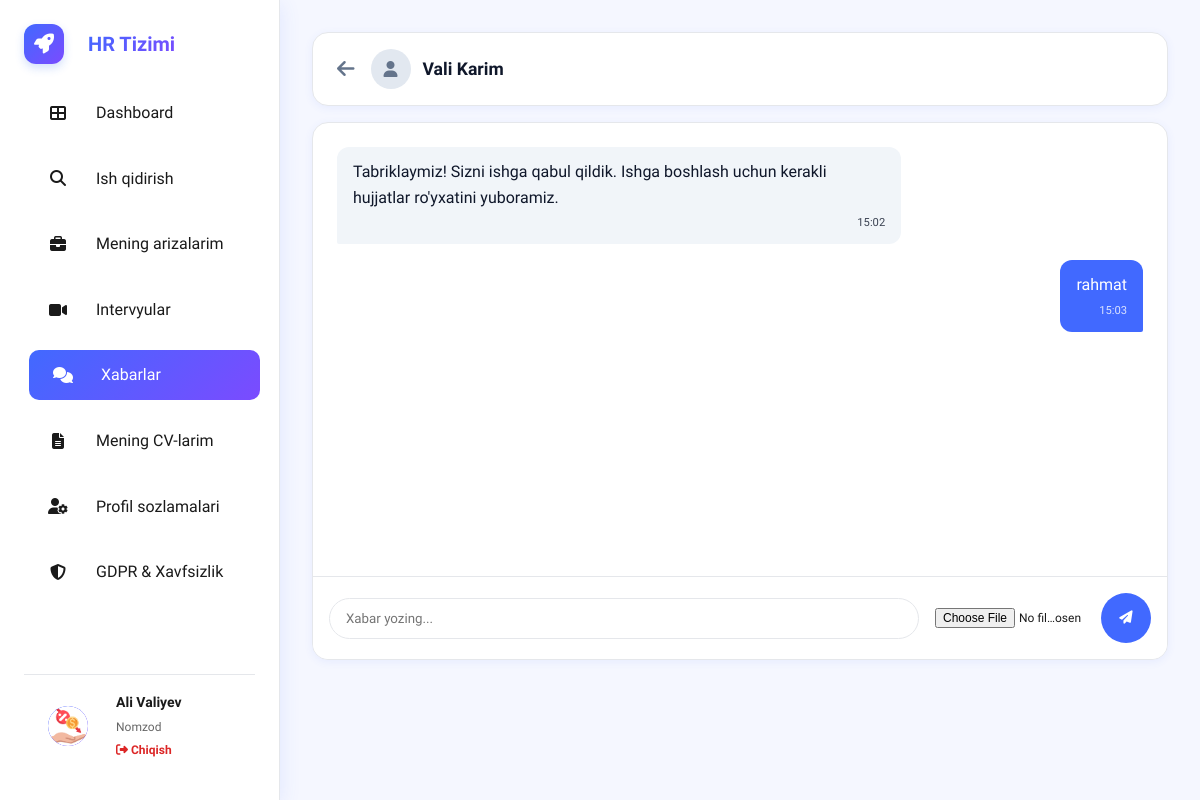
Screenshot of /candidate/chat/4/ (signed in) with the database file from the repository.
### hr_bolim/models.py (models this page shows, shortened)
class User(AbstractUser):
    ROLE_CHOICES = (
        ("candidate","Ish izlovchi"),
        ("employer","Ish beruvchi"),
        ("admin","Admin")
    )
    role = models.CharField(max_length=20,choices=ROLE_CHOICES)
    phone = models.CharField(max_length=20,blank=True,null=True)
    consent_given = models.BooleanField(default=False)
    consent_date = models.DateTimeField(blank=True,null=True)
    consent_policy_version = models.CharField(max_length=10,blank=True,null=True)
    data_retention_until = models.DateTimeField(blank=True,null=True)
    is_delete = models .BooleanField(default=False)
    created_at = models.DateTimeField(auto_now_add=True)
    update_at = models.DateTimeField(auto_now=True)
    is_staff = models.BooleanField(default=False)
    is_superuser = models.BooleanField(default=False)

class CandidateProfile(models.Model):
    user = models.OneToOneField(User, on_delete=models.CASCADE, related_name='candidate_profile')
    profile_picture = models.ImageField(upload_to='profile_pics/', blank=True, null=True)
    profession = models.CharField(max_length=150, blank=True, null=True, help_text="Ex: Software Engineer")
    location = models.CharField(max_length=150, blank=True, null=True)
    about_me = models.TextField(blank=True, null=True)
    skills = models.TextField(blank=True, null=True, help_text="Comma separated skills")
    profile_views = models.PositiveIntegerField(default=0)
    is_processing_restricted = models.BooleanField(default=False, help_text="User restricted data processing")
    experience_years = models.PositiveIntegerField(default=0, help_text="Total years of experience")
    resume_file = models.FileField(upload_to='resumes/default/', blank=True, null=True, help_text="Default CV for 1-click apply")
    linkedin = models.URLField(blank=True, null=True)
    github = models.URLField(blank=True, null=True)
    portfolio = models.URLField(blank=True, null=True)
    created_at = models.DateTimeField(auto_now_add=True)
    updated_at = models.DateTimeField(auto_now=True)

class Message(models.Model):
    sender = models.ForeignKey(User, on_delete=models.CASCADE, related_name='sent_messages')
    recipient = models.ForeignKey(User, on_delete=models.CASCADE, related_name='received_messages')
    content = models.TextField(blank=True)
    attachment = models.FileField(upload_to='messages/', blank=True, null=True)
    is_read = models.BooleanField(default=False)
    timestamp = models.DateTimeField(auto_now_add=True)

### hr_bolim/views.py (the view)
# urls.py: path('candidate/chat/<int:user_id>/', chat_detail, name='chat_detail'),
@login_required
def chat_detail(request, user_id):
    other_user = get_object_or_404(User, id=user_id)
    if request.method == 'POST':
        content = request.POST.get('content')
        if content:
            Message.objects.create(sender=request.user, recipient=other_user, content=content)
            return redirect('chat_detail', user_id=user_id)
    messages_qs = Message.objects.filter(
        Q(sender=request.user, recipient=other_user) |
        Q(sender=other_user, recipient=request.user)
    ).order_by('timestamp')
    Message.objects.filter(sender=other_user, recipient=request.user, is_read=False).update(is_read=True)
    return render(request, 'hr_bolim/candidate/chat.html', {
        'other_user': other_user,
        'messages': messages_qs
    })

### hr_bolim/templates/hr_bolim/candidate/chat.html (shortened to what this page needs)
{% extends 'hr_bolim/candidate/base_candidate.html' %}
{% block content %}
<div style="height: calc(100vh - 140px); display: flex; flex-direction: column;">
    <div class="card" style="padding: 1rem 1.5rem; margin-bottom: 1rem; flex-shrink: 0; display: flex; align-items: center; justify-content: space-between;">
        <div style="display: flex; align-items: center; gap: 1rem;">
            <a href="{% url 'inbox' %}" style="color: var(--secondary); font-size: 1.25rem;">
                <i class="fas fa-arrow-left"></i>
            </a>
            <div style="display: flex; align-items: center; gap: 0.75rem;">
                <div style="width: 40px; height: 40px; background: #e2e8f0; border-radius: 50%; display: flex; align-items: center; justify-content: center; color: var(--secondary);">
                    <i class="fas fa-user"></i>
                </div>
                <div>
                    <h3 style="font-size: 1.1rem; font-weight: 600; color: var(--dark); margin: 0;">
                        {{ other_user.get_full_name|default:other_user.username }}
                    </h3>
                </div>
            </div>
        </div>
    </div>
    <div class="card" style="flex: 1; display: flex; flex-direction: column; overflow: hidden; padding: 0;">
        <div id="messageList" style="flex: 1; overflow-y: auto; padding: 1.5rem; display: flex; flex-direction: column; gap: 1rem;">
            {% for msg in messages %}
                <div style="display: flex; {% if msg.sender == request.user %}justify-content: flex-end;{% else %}justify-content: flex-start;{% endif %}">
                    <div style="max-width: 70%; padding: 0.75rem 1rem; border-radius: 12px; position: relative;
                        {% if msg.sender == request.user %}
                            background: var(--primary); color: white; border-bottom-right-radius: 2px;
                        {% else %}
                            background: #f1f5f9; color: var(--dark); border-bottom-left-radius: 2px;
                        {% endif %}
                    ">
                        {% if msg.content %}
                            <div style="margin-bottom: 0.25rem;">{{ msg.content|linebreaksbr }}</div>
                        {% endif %}
                        <div style="font-size: 0.7rem; opacity: 0.8; text-align: right;">
                            {{ msg.timestamp|date:"H:i" }}
                        </div>
                    </div>
                </div>
            {% empty %}
                <div style="text-align: center; margin-top: 2rem; color: var(--secondary);">
                    Yozishmalar tarixi bo'sh. Muloqotni boshlang!
                </div>
            {% endfor %}
        </div>
        <div style="border-top: 1px solid var(--border); padding: 1rem; background: white;">
            <form method="post" enctype="multipart/form-data" style="display: flex; gap: 1rem; align-items: center;">
                <input type="text" name="content" placeholder="Xabar yozing..." autocomplete="off"
                    style="flex: 1; padding: 0.75rem 1rem; border: 1px solid var(--border); border-radius: 25px; outline: none; transition: border-color 0.2s;">
                <input type="file" name="attachment" style="font-size: 0.75rem; max-width: 150px;">
                <button type="submit" class="btn btn-primary" style="width: 50px; height: 50px; border-radius: 50%; padding: 0; display: flex; align-items: center; justify-content: center;">
                    <i class="fas fa-paper-plane"></i>
                </button>
            </form>
        </div>
    </div>
</div>
{% endblock %}

### hr_bolim/templates/hr_bolim/candidate/base_candidate.html (shortened to what this page needs)
{% load static %}
<!DOCTYPE html>
<html lang="uz">
<head>
    <link rel="stylesheet" href="https://cdnjs.cloudflare.com/ajax/libs/font-awesome/6.4.0/css/all.min.css">
    <link rel="stylesheet" href="{% static 'css/candidate.css' %}">
</head>
<body>
    <aside class="sidebar" id="sidebar">
        <a href="{% url 'home' %}" class="brand">
            <div class="brand-logo"><i class="fas fa-rocket"></i></div>
            <div class="brand-name">HR Tizimi</div>
        </a>
        <ul class="nav-menu">
            <li>
                <a href="{% url 'candidate_dashboard' %}" class="nav-link {% if request.resolver_match.url_name == 'candidate_dashboard' %}active{% endif %}">
                    <i class="fas fa-th-large"></i> Dashboard
                </a>
            </li>
            <li>
                <a href="{% url 'jobs_list' %}" class="nav-link">
                    <i class="fas fa-search"></i> Ish qidirish
                </a>
            </li>
            <li>
                <a href="{% url 'my_applications' %}" class="nav-link {% if request.resolver_match.url_name == 'my_applications' %}active{% endif %}">
                    <i class="fas fa-briefcase"></i> Mening arizalarim
                </a>
            </li>
            <li>
                <a href="{% url 'candidate_interviews' %}" class="nav-link {% if request.resolver_match.url_name == 'candidate_interviews' %}active{% endif %}">
                    <i class="fas fa-video"></i> Intervyular
                </a>
            </li>
            <li>
                <a href="{% url 'inbox' %}" class="nav-link {% if 'inbox' in request.resolver_match.url_name or 'chat' in request.resolver_match.url_name %}active{% endif %}">
                    <i class="fas fa-comments"></i> Xabarlar
                </a>
            </li>
            <li>
                <a href="{% url 'candidate_cv' %}" class="nav-link {% if 'candidate_cv' in request.resolver_match.url_name or 'add_' in request.resolver_match.url_name %}active{% endif %}">
                    <i class="fas fa-file-alt"></i> Mening CV-larim
                </a>
            </li>
            <li>
                <a href="{% url 'candidate_profile' %}" class="nav-link {% if request.resolver_match.url_name == 'candidate_profile' %}active{% endif %}">
                    <i class="fas fa-user-cog"></i> Profil sozlamalari
                </a>
            </li>
            <li>
                <a href="{% url 'candidate_gdpr' %}" class="nav-link {% if request.resolver_match.url_name == 'candidate_gdpr' %}active{% endif %}">
                    <i class="fas fa-shield-alt"></i> GDPR & Xavfsizlik
                </a>
            </li>
        </ul>
        <div class="user-profile-sidebar">
            <div class="avatar-sm">
                {% if user.candidate_profile.profile_picture %}
                    <img src="{{ user.candidate_profile.profile_picture.url }}" alt="Profile" style="width:100%; height:100%; border-radius:50%; object-fit:cover;">
                {% else %}
                    <i class="fas fa-user"></i>
                {% endif %}
            </div>
            <div class="user-info-sidebar">
                <h4>{{ user.first_name }} {{ user.last_name }}</h4>
                <p>Nomzod</p>
                <a href="{% url 'logout' %}" style="color:var(--danger); font-size:0.75rem; text-decoration:none; margin-top:0.25rem; display:block; font-weight:600;">
                    <i class="fas fa-sign-out-alt"></i> Chiqish
                </a>
            </div>
        </div>
    </aside>
    <main class="main-content">
        {% block content %}
        {% endblock %}
    </main>
</body>
</html>

### static/css/candidate.css (style rules this page uses)
:root { --primary: #2563eb; --primary-hover: #1d4ed8; --primary-dark: #1e3a8a; --primary-light: #eff6ff; --secondary: #64748b; --success: #10b981; --danger: #ef4444; --warning: #f59e0b; --dark: #0f172a; --text-main: #334155; --text-secondary: #64748b; --bg-body: #f1f5f9; --card-bg: #ffffff; --border: #e2e8f0; --sidebar-width: 280px; --header-height: 70px; --radius-lg: 16px; --radius-md: 10px; --shadow-sm: 0 1px 3px rgba(0, 0, 0, 0.1); --shadow-md: 0 4px 6px -1px rgba(0, 0, 0, 0.1); --transition: all 0.3s ease; }
* { margin: 0; padding: 0; box-sizing: border-box; font-family: 'Onest', sans-serif; }
body { background-color: var(--bg-body); color: var(--text-main); display: flex; min-height: 100vh; }
a { text-decoration: none; color: inherit; transition: var(--transition); }
ul { list-style: none; }
.sidebar { width: var(--sidebar-width); background: var(--card-bg); border-right: 1px solid var(--border); position: fixed; height: 100vh; left: 0; top: 0; display: flex; flex-direction: column; padding: 1.5rem; z-index: 100; transition: transform 0.3s ease; }
.brand { display: flex; align-items: center; gap: 0.75rem; margin-bottom: 2.5rem; color: var(--dark); }
.brand-logo { width: 40px; height: 40px; background: var(--primary); background: linear-gradient(135deg, var(--primary), var(--primary-hover)); border-radius: 10px; display: flex; align-items: center; justify-content: center; color: white; font-size: 1.25rem; box-shadow: 0 4px 10px rgba(37, 99, 235, 0.2); }
.brand-name { font-size: 1.25rem; font-weight: 700; color: var(--dark); }
.nav-menu { display: flex; flex-direction: column; gap: 0.5rem; flex: 1; }
.nav-link { display: flex; align-items: center; gap: 1rem; padding: 0.875rem 1rem; color: var(--secondary); border-radius: var(--radius-md); font-weight: 500; }
.nav-link:hover, .nav-link.active { background: var(--primary-light); color: var(--primary); }
.nav-link i { width: 20px; text-align: center; }
.user-profile-sidebar { display: flex; align-items: center; gap: 1rem; padding-top: 1.5rem; border-top: 1px solid var(--border); }
.avatar-sm { width: 40px; height: 40px; border-radius: 50%; object-fit: cover; background: #e2e8f0; display: flex; align-items: center; justify-content: center; color: var(--secondary); overflow: hidden; }
.user-info-sidebar h4 { font-size: 0.9rem; font-weight: 600; margin-bottom: 2px; color: var(--dark); }
.user-info-sidebar p { font-size: 0.75rem; color: var(--secondary); }
.main-content { margin-left: var(--sidebar-width); flex: 1; padding: 2rem; width: calc(100% - var(--sidebar-width)); }
.card { background: var(--card-bg); border-radius: var(--radius-lg); box-shadow: var(--shadow-sm); border: 1px solid var(--border); padding: 2rem; margin-bottom: 2rem; }
.btn { display: inline-flex; align-items: center; justify-content: center; gap: 0.5rem; padding: 0.75rem 1.5rem; border-radius: var(--radius-md); font-weight: 600; cursor: pointer; border: none; transition: var(--transition); }
.btn-primary { background: var(--primary); color: white; }

### rows the page displays
User: candidate_profile.profile_picture (picture), first_name "Ali", last_name "Valiyev"
User: get_full_name "Vali Karim"
Message: content "Tabriklaymiz! Sizni ishga qabul qildik. Ishga boshlash uchun kerakli hujjatlar ro'yxatini yuboramiz.", timestamp "15:02"
Message: content "rahmat", timestamp "15:03"
